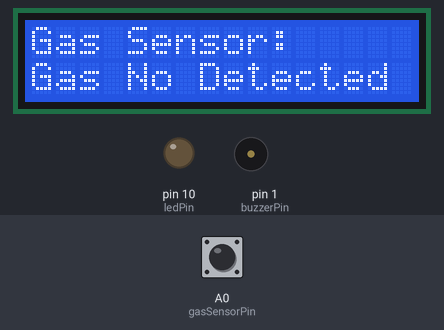
Bench run of a sketch on a simulated Arduino Uno, built with avr-gcc and run on an emulated ATmega328P. On the bench: 16×2 character LCD, output pins drawn as LEDs (lit = HIGH), buzzer (waves = sounding, pin HIGH). Dashed ring = blinking. The test bench sets the inputs (shaded band); at power-on: A0 (gasSensorPin) LOW.

Above: at 1.3 s.
1.4 s: A0 (gasSensorPin) driven HIGH
At 1.8 s:
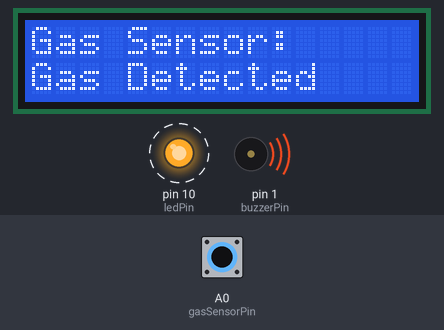
3.3 s: A0 (gasSensorPin) driven LOW
At 3.48 s:
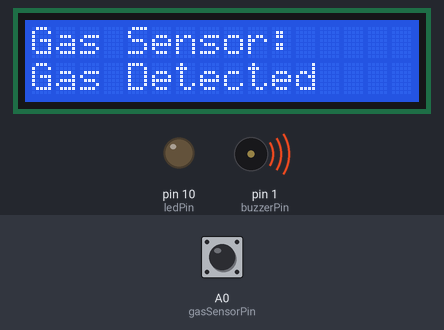
5.0 s: A0 (gasSensorPin) pulsed HIGH 2 times (0.12 s each, 0.3 s apart)
At 7.1 s:
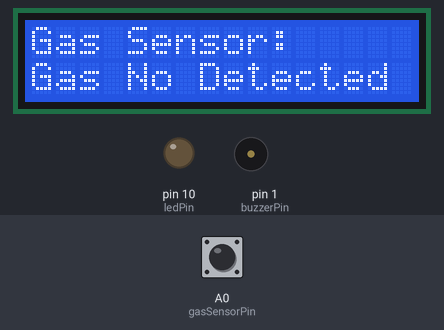
Timing chart, 0 to 8.6 s (numbered marks = the images above; inputs shaded):
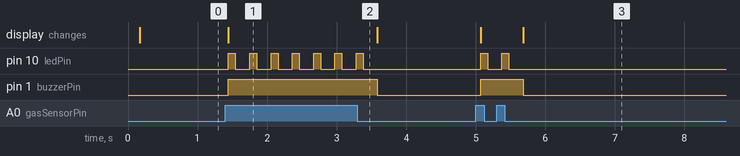

The sketch:

sketch_nov15a.ino
```cpp
 #include <LiquidCrystal.h>

// Initialiser la bibliothèque avec les numéros des broches de l'interface
LiquidCrystal lcd(7, 6, 5, 4, 3, 2);

const int gasSensorPin = A0;  // Capteur de gaz MQ-4 connecté à la broche numérique A0
const int buzzerPin = 1;     // Buzzer connecté à la broche numérique 1
const int ledPin = 10;         // LED rouge connectée à la broche numérique 10

void setup() {
  lcd.begin(16, 2);             // Configurer l'écran LCD avec 16 colonnes et 2 lignes
  pinMode(gasSensorPin, INPUT); // Définir la broche du capteur de gaz comme entrée
  pinMode(buzzerPin, OUTPUT);   // Définir la broche du buzzer comme sortie
  pinMode(ledPin, OUTPUT);       // Définir la broche de la LED rouge comme sortie
  lcd.print("Gas Sensor Init");
  delay(100);  // Afficher le message d'initialisation pendant 2 secondes
  lcd.clear();
}

void loop() {
  int gasState = digitalRead(gasSensorPin);  // Lire la valeur numérique du capteur de gaz

  // Effacer l'affichage précédent
  lcd.clear();

  lcd.setCursor(0, 0);
  lcd.print("Gas Sensor: ");

  // Vérifier l'état du capteur de gaz
  lcd.setCursor(0, 1);
  if (gasState == HIGH) {  // Gaz détecté (HIGH)
    lcd.print("Gas Detected   ");  // Afficher "Gas Detected" sur l'écran LCD
    digitalWrite(buzzerPin, HIGH); // Activer le buzzer
    digitalWrite(ledPin, HIGH);    // Allumer la LED rouge
    delay(100);                    // Attendre 500 ms
    digitalWrite(ledPin, LOW);     // Éteindre la LED rouge
    delay(100);                    // Attendre 500 ms
  } else {               // Gaz non détecté (LOW)
    lcd.print("Gas No Detected");  // Afficher "Gas No Detected" sur l'écran LCD
    digitalWrite(buzzerPin, LOW);  // Désactiver le buzzer
     digitalWrite(ledPin, LOW);     // Éteindre la LED rouge
  }

  delay(100);  // Actualiser la lecture toutes les secondes
}
```

Measured:
- after the input at 1.4 s, pin 10 (ledPin): alternates HIGH for 0.10 s and LOW for 0.21 s, starting after 0.05 s; pin 1 (buzzerPin): LOW → HIGH after 0.05 s; the display: changes after 0.05 s (image 1)
- after the input at 3.3 s, pin 10 (ledPin): goes on until 3.4 s, then stays LOW; pin 1 (buzzerPin): HIGH → LOW after 0.29 s
- after the input at 5.0 s, pin 10 (ledPin): alternates HIGH for 0.10 s and LOW for 0.21 s, 4 changes in all, then stays LOW, starting after 0.07 s; pin 1 (buzzerPin): LOW → HIGH after 0.07 s, → LOW 0.61 s later; the display: first changes after 0.07 s (image 3 shows a later state)
